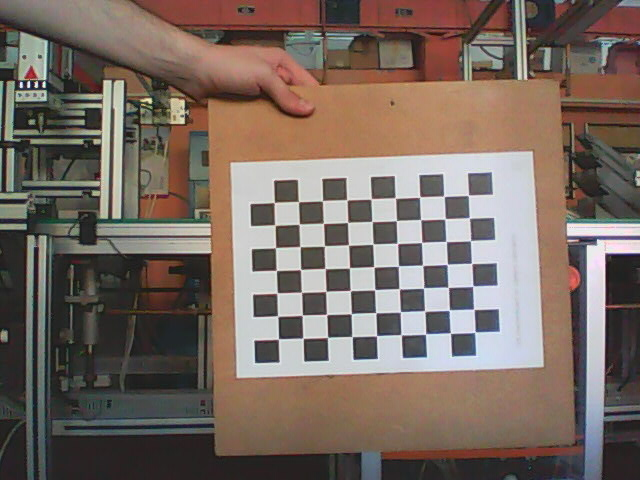
//> input picture left-1.jpeg, 640 x 480 px
$ ./stereo left-1.jpeg right-2.jpg   (built with g++ and OpenCV 4)
//> lines starting //> are read from the running program, lines starting //| are printed output that depends on the picture; after the words box and inside, x2 and y2 are one past the last pixel; in counts of white or black regions, pixels touching at a corner belong together
#include <iostream>
#include <opencv2/opencv.hpp>
#include <opencv2/highgui/highgui.hpp>

using namespace cv;

//square size in millimeters
#define SQUARE_SIZE 0.0235

int main(int argc, char** argv) {
	int num_boards = 14;
	int num_corners_hor = 9;
	int num_corners_ver = 7;
	int num_squares = num_corners_ver * num_corners_hor;
	Size board_size = Size(num_corners_hor, num_corners_ver);

	char image_name_left[13];
	char image_name_right[14];
	char* filename_left = argv[1];
	char* filename_right = argv[2];
	FILE* file_left = fopen("left.txt", "r");
	FILE* file_right = fopen("right.txt", "r");

	std::vector<std::vector<Point3f>> object_points;
	std::vector<std::vector<Point2f>> image_points_left;
	std::vector<std::vector<Point2f>> image_points_right;
	std::vector<Point2f> corners_left;
	std::vector<Point2f> corners_right;

	Mat image;
	Mat gray_image;
	Mat intrinsic_left = Mat(3, 3, CV_64F);
	Mat intrinsic_right = Mat(3, 3, CV_64F);
	Mat dist_coeffs_left;
	Mat dist_coeffs_right;
	std::vector<Mat> rvecs_left;
	std::vector<Mat> tvecs_left;
	std::vector<Mat> rvecs_right;
	std::vector<Mat> tvecs_right;

	intrinsic_left.ptr<float>(0)[0] = 1;
	intrinsic_right.ptr<float>(0)[0] = 1;

	std::vector<Point3f> obj;

	for (int i = 0; i < num_corners_ver; i++) {
		for (int j = 0; j < num_corners_hor; j++) {
			obj.push_back(Point3f(float(j * SQUARE_SIZE), float(i * SQUARE_SIZE), 0.0f));
		}
	}

	//LEFT CAMERA CALIBRATION
	while (fscanf(file_left, "%s", image_name_left) != EOF) {
		image = imread(image_name_left);
//> image is the input picture: 480 rows x 640 cols, CV_8UC3; mean B, G, R 97.4, 105.8, 120
		if (!image.empty())
			cvtColor(image, gray_image, CV_BGR2GRAY);
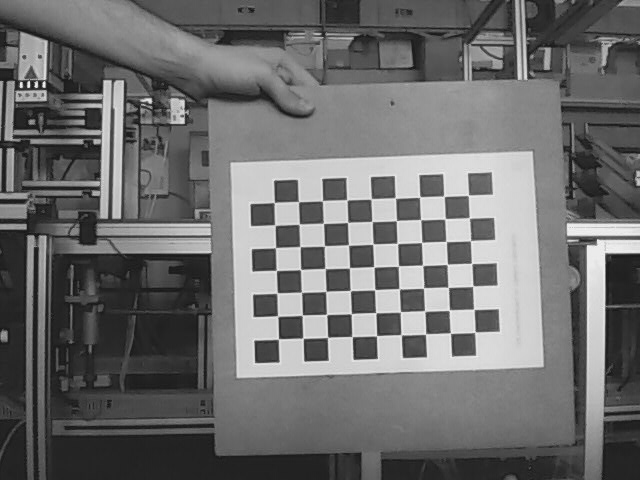
//> gray_image: 480 rows x 640 cols, CV_8UC1; min 16, max 248, mean 109.1

		bool found = findChessboardCorners(image, board_size, corners_left, CV_CALIB_CB_ADAPTIVE_THRESH | CV_CALIB_CB_FILTER_QUADS | CALIB_CB_FAST_CHECK | CALIB_CB_NORMALIZE_IMAGE);
//> corners_left = 63 Points (x, y), first 12: [475.2, 331.8], [450.4, 332.9], [425.6, 334], [401.1, 334.7], [376.5, 335.8], [352.2, 336.7], [327.8, 337.2], [303, 338], [278.4, 339], [473.8, 309.2], [449.1, 310.3], [424.6, 311]; found = true
		if (found) {
			cornerSubPix(gray_image, corners_left, Size(11, 11), Size(-1, -1), TermCriteria(CV_TERMCRIT_EPS | CV_TERMCRIT_ITER, 30, 0.1));
//> corners_left = 63 Points (x, y), first 12: [475, 332.3], [450.5, 333.1], [425.6, 334], [401.2, 334.8], [376.6, 335.8], [352.1, 336.6], [327.5, 337.4], [303, 338.3], [278.4, 339], [473.8, 309.4], [449.3, 310.2], [424.7, 311]
			drawChessboardCorners(gray_image, board_size, corners_left, found);
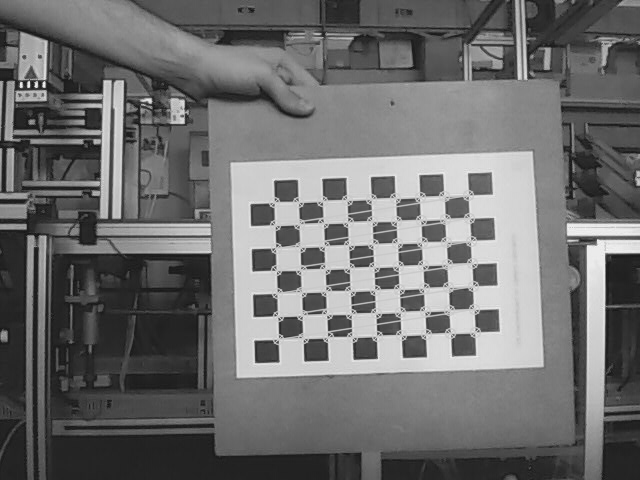
//> gray_image: 480 rows x 640 cols, CV_8UC1; 3.66% of pixels changed, all inside (x1, y1, x2, y2) = (268, 189, 482, 346)

			image_points_left.push_back(corners_left);
//> image_points_left = 1 point lists
//> (the run ends here: the program stops with an error, at `bool found = findChessboardCorners(image, board_size, corners_left, CV..`)
